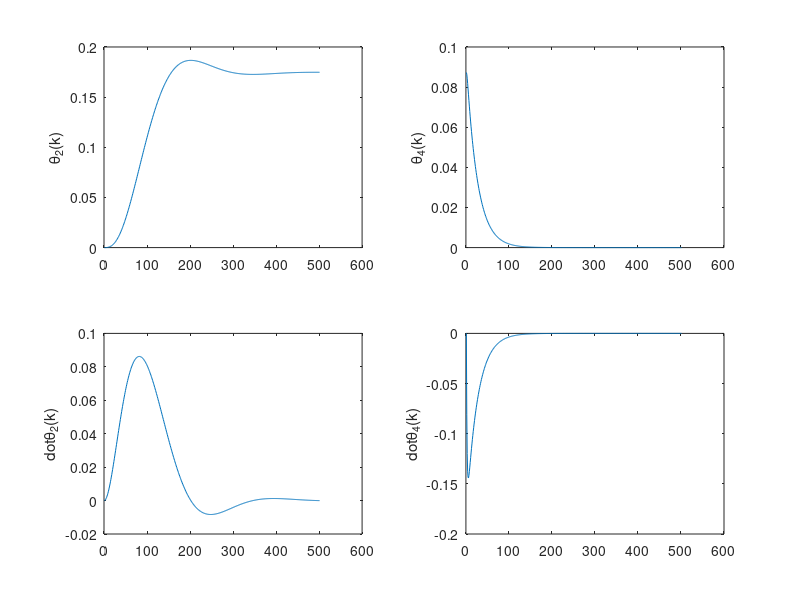
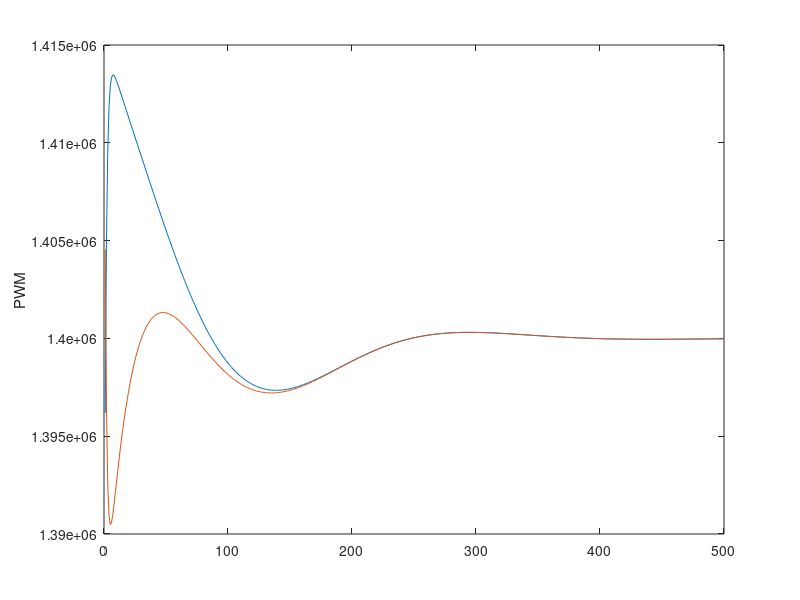

The MATLAB script that drew these images, in order:
%%%%%%%%%%%%%%%%  Bench Altitude Control %%%%%%%%%%%%%%%%%%
%%%%%%%%%%%%%%%%% Author: Felipe Machini %%%%%%%%%%%%%%%%%%
%%%%% Bench altitude control using LQR technique %%%%%%%%%%
%%%%%%%%%%%%%%%%%%%%%%%%%%%%%%%%%%%%%%%%%%%%%%%%%%%%%%%%%%%
%%%%%%%%%%%%%%%  attitude error removed  %%%%%%%%%%%%%%%%%%

clear all; close all; clc;

% Test Bench Properties
a = 0.0187;
b = 0.0495;
c = 0.6925;
Iyy2 = 0.289;
m2 = 0.154;
m3 = 0.115;
m4 = 0.600; % bicopter mass
l3 = 0.173;
l2 = 0.595;
L1 = 0.225;
L2 = 0.225;

den1 = Iyy2 + 1/4 * l3^2* m2 + l2^2*(m2+m3+m4);
% Linear State Space Model
% x = [Theta2 Theta4 Theta2_dot Theta4_dot]
% expanded state vector (including error) z = [(x1ref-x1) (x2ref-x2) x_dot]

A= [0 0 1 0;
    0 0 0 1;
    0 0 0 0;
    0 -c/a 0 -b/a];

b1 = l2/den1;

B= [0 0;
    0 0;
    b1 b1;
    (L1)/(a), -(L2)/(a)];

Cc = [1 0 0 0];
Aa = [zeros(1,1) Cc;
      zeros(4,1) A];

Bb = [zeros(1,2);B];
%  B= [0;
%      (L1+L2)/a]; % considerando apenas uma entrada: forca f aplicada + no motor 1 e - no motor 2
D = 0;
sysC = ss(Aa,Bb,eye(size(Aa)),D);

% Discrete time state space model
T = 0.02;%(s)
sysD = c2d(sysC,T);
A = sysD.A;
B = sysD.B;
C = sysD.C;
D = sysD.D;

% Designing LQR tracking Controler

Qr = diag([1,0.02, 5,0.08,2]);
Rr = diag([0.5 0.5]) ;

Kc = dlqr(A,B,Qr,Rr);
Kp = Kc(:,1);
Kx = Kc(:, 2:end);

% Simulation
Ad = A(2:end,2:end);
Bd = B(2:end,:);
xref = 10*pi/180; %reference position (rad)
dt = 0.02; %sampling time
numit = 500;
x = zeros(4,numit);
x(:,1) = [0 5 0 0]*pi/180;
u = zeros(2,numit);
duty = u;
int_e=0;
trimForce = 0.0917*40 - 1.39;
for i = 1:numit
    
    e = xref - Cc*x(:,i);
    int_e = int_e + e*dt;
    u(:,i) = Kp*int_e - Kx*x(:,i);
    
    x(:,i+1) = Ad*x(:,i) + Bd*u(:,i);
    
    
    duty(:,i) = 1000000 + (u(:,i) + 1.39 + trimForce)*10000/0.0917;
end

figure
subplot(2,2,1)
plot(x(1,:))
ylabel('\theta_2(k)');
subplot(2,2,2)
plot(x(2,:))
ylabel('\theta_4(k)');
subplot(2,2,3)
plot(x(3,:))
ylabel('dot{\theta_2(k)}');
subplot(2,2,4)
plot(x(4,:))
ylabel('dot{\theta_4(k)}');
figure;plot(duty(1,:));hold on;plot(duty(2,:))
ylabel('PWM')